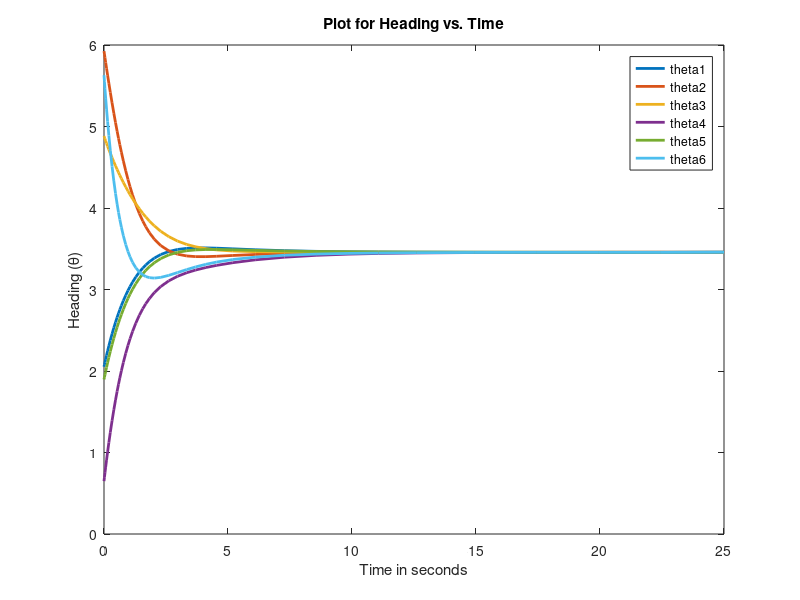
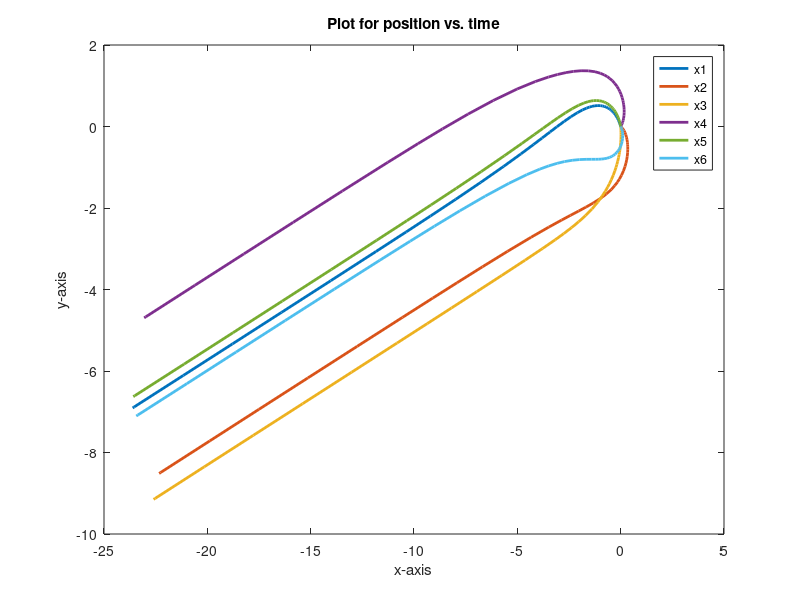

These charts were generated, in order, by the following MATLAB code:
function homework2
a=0.5; V=1; init=rand(1,6).*(2*pi);
tin=[0 25]; %time interval
[t,x]=ode23(@equations,tin,[init zeros(1,12)]);
function dx=equations(t,x)
 dx=zeros(18,1);
 dx(1)=a*(x(3)-x(1));
 dx(2)=a*(x(1)-x(2))+a*(x(6)-x(2));
 dx(3)=a*(x(1)-x(3))+a*(x(2)-x(3));
 dx(4)=a*(x(2)-x(4));
 dx(5)=a*(x(3)-x(5));
 dx(6)=a*(x(4)-x(6))+a*(x(5)-x(6));
 dx(7:12)=cos(x(1:6));
 dx(13:18)=sin(x(1:6));
end
theta=x(:,1:6);
figure(1)
plot(t,theta,'LineWidth',2)
title('Plot for Heading vs. Time')
ylabel('Heading (\theta)')
xlabel('Time in seconds')
legend({'theta1','theta2','theta3','theta4','theta5','theta6'})
figure(2)
plot(x(:,7:12),x(:,13:18),'LineWidth',2)
title('Plot for position vs. time')
xlabel('x-axis')
ylabel('y-axis')
legend({'x1','x2','x3','x4','x5','x6'})
end